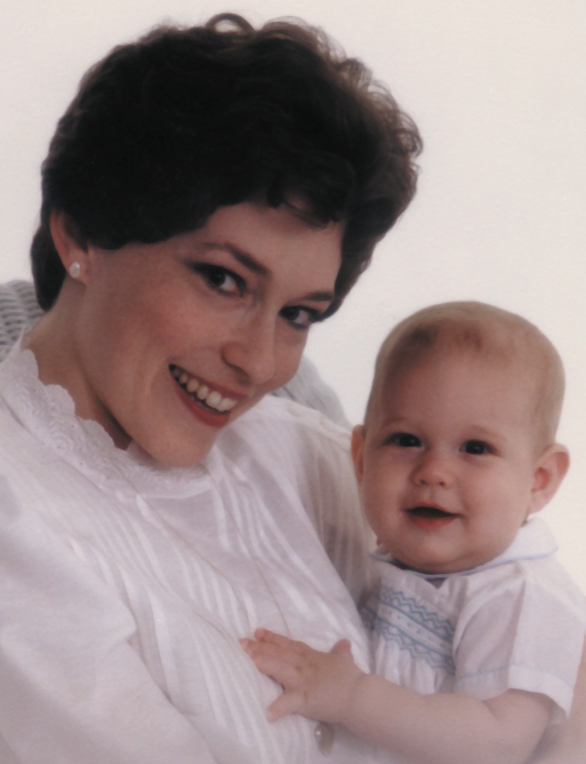
#> input picture Images/foto_originale.tif, 586 x 764 px, found by its file name
$ python esercizio2_6_2.py
#> lines starting #> are read from the running program, lines starting #| are printed output that depends on the picture
import skimage.io as io
import matplotlib.pyplot as plt
import numpy as np
import scipy.ndimage as ndi

from skimage.color import rgb2hsv, hsv2rgb

fotoOriginaleImage = np.float64(io.imread('./Images/foto_originale.tif')) / 255.0
hsvImage = rgb2hsv(fotoOriginaleImage)
#> hsvImage: shape (764, 586, 3) float64; mean of channels 0, 1, 2 0.399, 0.145, 0.614

intensity = hsvImage[:,:,2]
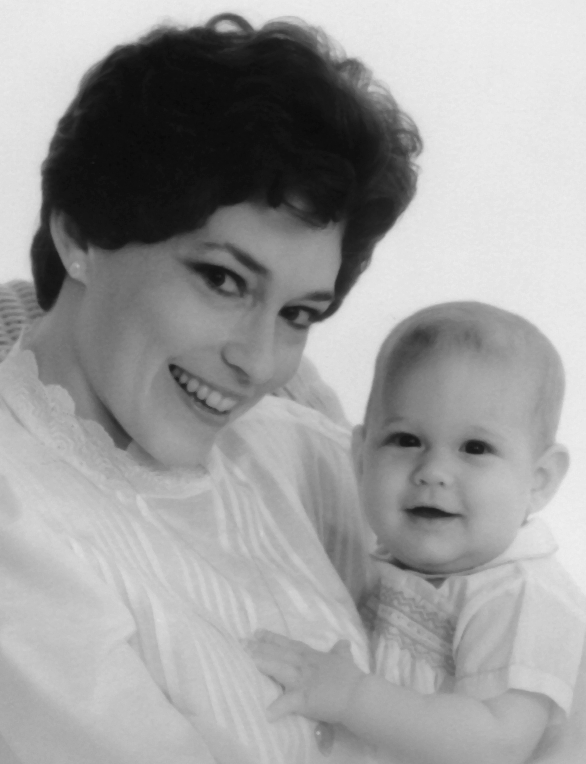
#> intensity: shape (764, 586) float64; min 0.0353, max 0.937, mean 0.614

fotoTrasformata = np.fft.fft2(intensity)
fotoTrasformataShifted = np.fft.fftshift(fotoTrasformata)

M, N = intensity.shape
#> M = 764; N = 586

m, n = np.fft.fftshift(np.fft.fftfreq(M)), np.fft.fftshift(np.fft.fftfreq(N))
#> m = 764 values from -0.5 to 0.499; n = 586 values from -0.5 to 0.498

mu, ni = np.meshgrid(n, m)

H = (np.abs(mu) <= 0.10) & (np.abs(ni) <= 0.25)

intensitaTrasformataFiltrata = fotoTrasformataShifted * H
intensitaTrasformata = np.real(np.fft.ifft2(np.fft.ifftshift(intensitaTrasformataFiltrata)))

hsvImage[:,:,2] = intensitaTrasformata
#> hsvImage: shape (764, 586, 3) float64; mean of channels 0, 1, 2 0.399, 0.145, 0.614
fotoTrasformata = hsv2rgb(hsvImage)

plt.subplot(1, 3, 1); plt.imshow(fotoOriginaleImage)
plt.subplot(1, 3, 2); plt.imshow(np.log(1 + np.abs(fotoTrasformataShifted)), clim=None, cmap='gray')
plt.subplot(1, 3, 3); plt.imshow(fotoTrasformata, cmap='gray')

plt.show()
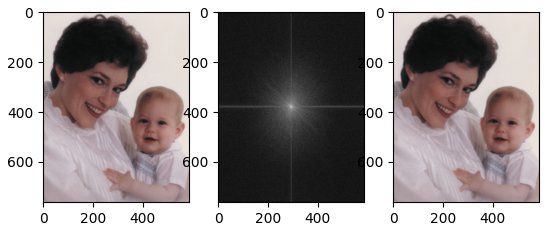
#> figure drawn by matplotlib, 3 panels
